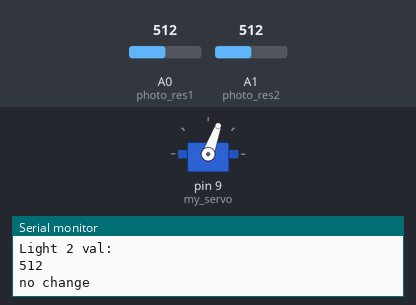
A sketch run on a simulated Arduino Uno, built with avr-gcc and run on an emulated ATmega328P. On the bench: servo, the last lines printed to the serial monitor. Inputs (shaded band) come from the test bench; at power-on: A0 (photo_res1) = 512, A1 (photo_res2) = 512.

Above: at 1.3 s.
1.4 s: A0 (photo_res1) set to 596
2.9 s: A0 (photo_res1) set to 619
At 3.4 s:
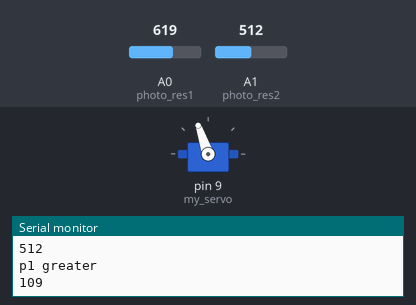
4.5 s: A1 (photo_res2) set to 529
At 5.7 s:
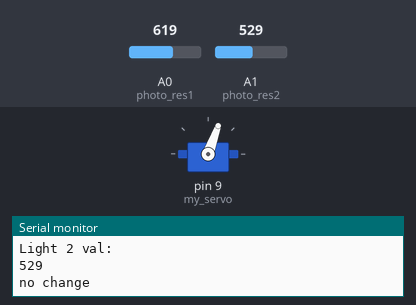
6.0 s: A1 (photo_res2) set to 706
7.5 s: A1 (photo_res2) set to 733
At 8.3 s:
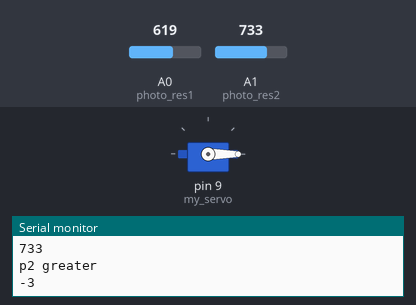
9.0 s: A0 (photo_res1) set to 900
At 9.6 s:
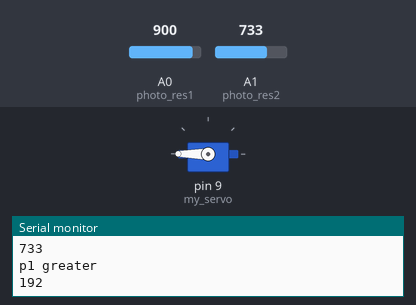
Timing chart, 0 to 11.5 s (numbered marks = the images above; inputs shaded):
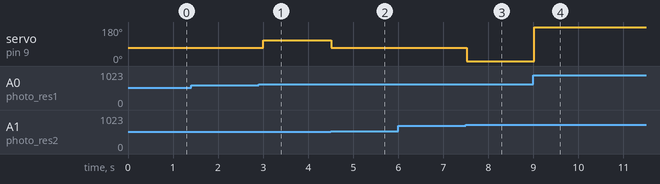

The sketch:

Code2.ino
```cpp
#include <Servo.h>

const int photo_res1 = A0;
const int photo_res2 = A1;

const float Bias = -144.944038;
const float Weight1 = 0.26921189;
const float Weight2 = 0.0346417354;

const int Normal = 70;

Servo my_servo;
int deg;

void setup() {

  Serial.begin(9600);
  my_servo.attach(9);
  //pinMode(photo_res, INPUT);
  // put your setup code here, to run once:

}

void loop() {
  int p_value1 = analogRead(photo_res1);
  int p_value2 = analogRead(photo_res2);
  Serial.println("Light 1 val: ");
  Serial.println(p_value1);
  Serial.println("Light 2 val: ");
  Serial.println(p_value2);
  int rotation = 0;
  if(abs(p_value1 - p_value2) > 100){

      if(p_value1 > p_value2){
        Serial.println("p1 greater");
        int Angle = Bias + (p_value1*Weight1) + (p_value2*Weight2);
        Serial.println(Normal + Angle);
        my_servo.write(Normal + Angle);

      }

      if (p_value1 < p_value2){
        Serial.println("p2 greater");
        int Angle = Bias + (p_value2*Weight1) + (p_value1*Weight2);
        Serial.println(Normal - Angle);
        my_servo.write(Normal - Angle);
      }

  }

  else{
    my_servo.write(Normal);
    Serial.println("no change");
  }
  //my_servo.write(120);
  deg += 1;
  delay(500);
  // put your main code here, to run repeatedly:
}
```

Measured:
- the behaviour switches between 612 and 613 on A0 (photo_res1) (found by bisection; images 0 and 1)
- the behaviour switches between 518 and 519 on A1 (photo_res2) (found by bisection; images 1 and 2)
- the behaviour switches between 719 and 720 on A1 (photo_res2) (found by bisection; images 2 and 3)
- after the input at 2.9 s, servo on pin 9 (my_servo): 70° → 109° after 0.11 s
- after the input at 4.5 s, servo on pin 9 (my_servo): 109° → 70° at once
- after the input at 7.5 s, servo on pin 9 (my_servo): 70° → 0° at once
- after the input at 9.0 s, servo on pin 9 (my_servo): 0° → 180° at once
